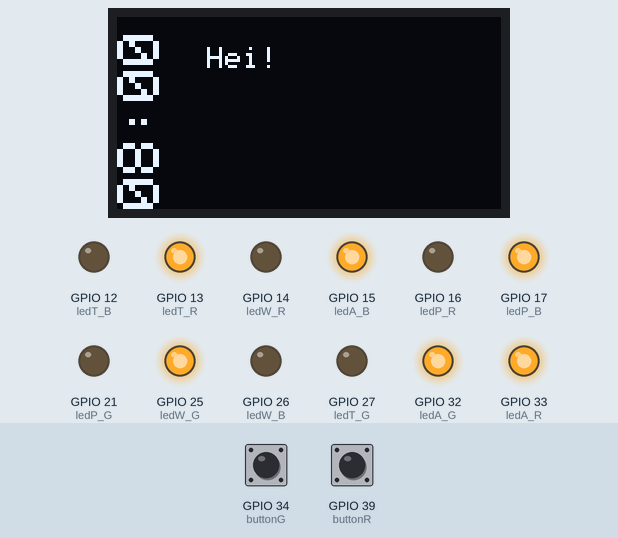
Recording of a sketch running on a simulated ESP32. On the bench: 128×64 one-colour display, output pins drawn as LEDs (lit = HIGH). The inputs (shaded band) are chosen by the test bench; at power-on: GPIO 39 (buttonR) LOW, GPIO 34 (buttonG) LOW. The display library's start-up logo is not drawn; what the sketch prints to the serial monitor is not drawn.

Above: at 2.7 s.
At 4.8 s:
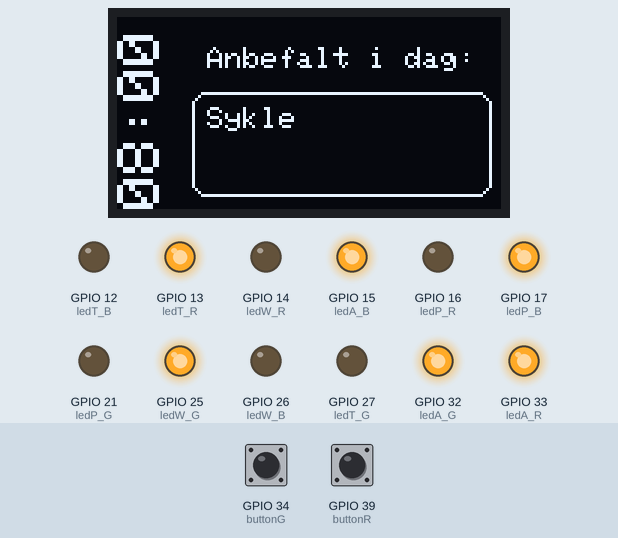
4.9 s: GPIO 39 (buttonR) pulled HIGH for 0.15 s
At 7.2 s:
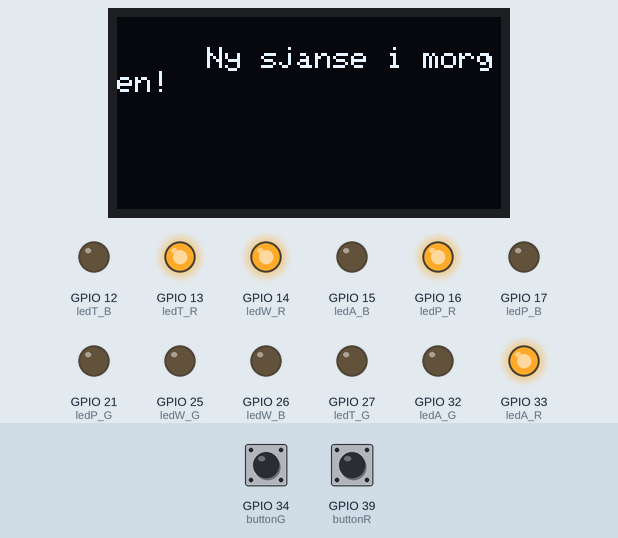
7.9 s: GPIO 39 (buttonR) driven HIGH
10.9 s: GPIO 34 (buttonG) pulled HIGH for 3.2 s
17.1 s: GPIO 39 (buttonR) driven LOW
At 22.8 s:
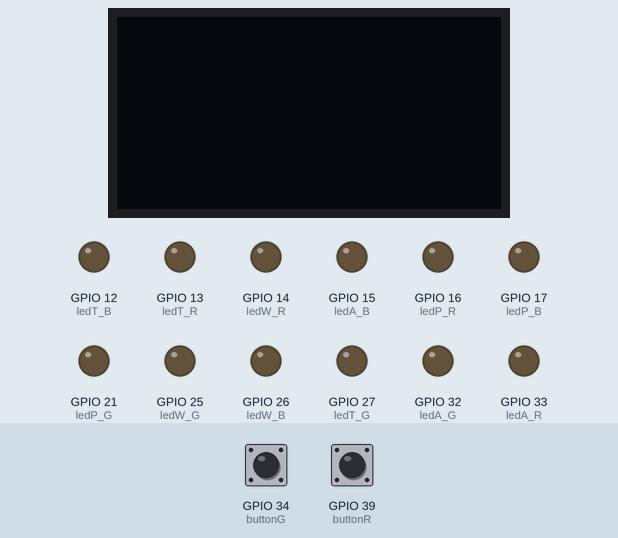
Timing chart, 0 to 23.5 s (numbered marks = the images above; inputs shaded):
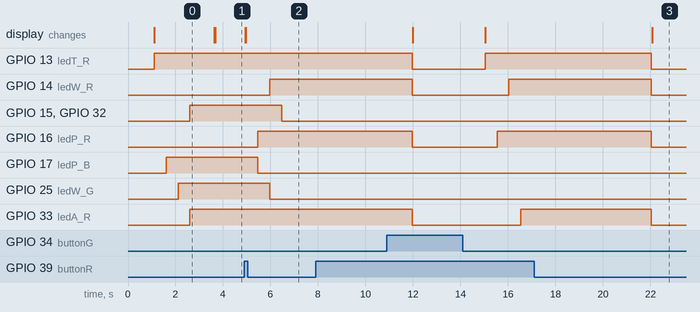

Measured:
- after the input at 4.9 s, GPIO 14 (ledW_R): LOW → HIGH after 1.1 s; GPIO 15 (ledA_B), GPIO 32 (ledA_G): HIGH → LOW after 1.6 s; GPIO 16 (ledP_R): LOW → HIGH after 0.57 s; GPIO 17 (ledP_B): HIGH → LOW after 0.57 s; GPIO 25 (ledW_G): HIGH → LOW after 1.1 s; the display: first changes at once (image 2 shows a later state)
- after the input at 7.9 s, every drawn part: stays the same
- after the input at 17.1 s, GPIO 13 (ledT_R), GPIO 14 (ledW_R), GPIO 16 (ledP_R): goes on until 22.0 s, then stays LOW
- what the display in image 0 shows lasts 2.5 s, from 1.1 s to 3.6 s

The sketch:

ESP.ino
```cpp
/* Sources:
- Adafruit OLED Test: https://learn.adafruit.com/adafruit-128x64-oled-featherwing/arduino-code
- RGB tips from ESP32io https://esp32io.com/tutorials/esp32-rgb-led
*/

#include <SPI.h>
#include <Wire.h>
#include <Adafruit_GFX.h>
#include <Adafruit_SH110X.h>

Adafruit_SH1107 display = Adafruit_SH1107(64, 128, &Wire);

const int buttonG = 34;
const int buttonR = 39;
int buttonGState = LOW;
int buttonRState = LOW;
int buttonGPresses=0;
int buttonRPresses=0;

//-----------------LEDS-----------------
//-----------------Temperature-----------------
const int ledT_R = 13;
const int ledT_B = 12;
const int ledT_G = 27;
int ledT_R_State = 0;
int ledT_B_State = 0;
int ledT_G_State = 0;
//-----------------Precipitation-----------------
const int ledP_R = 16;
const int ledP_B = 17;
const int ledP_G = 21;
int ledP_R_State = 0;
int ledP_B_State = 0;
int ledP_G_State = 0;
//-----------------Wind-----------------
const int ledW_R = 14;
const int ledW_B = 26;
const int ledW_G = 25;
int ledW_R_State = 0;
int ledW_B_State = 0;
int ledW_G_State = 0;
//-----------------Air-----------------
const int ledA_R = 33;
const int ledA_B = 15;
const int ledA_G = 32;
int ledA_R_State = 0;
int ledA_B_State = 0;
int ledA_G_State = 0;

unsigned long currentMillis; // how many millis ago did the device start?
const int second = 1000;
const int minute = 60000;
unsigned int elapsedMinutes;

// drawing methods
void drawRoundRect(uint16_t x0, uint16_t y0, uint16_t w, uint16_t h, uint16_t radius, uint16_t color);
void drawCircle(uint16_t x0, uint16_t y0, uint16_t r, uint16_t color);

// SCREEN METHODS
//TODO: Setting for cursor in different places?
// void cursorInMiddle() {display.display();}
//TODO: text wrap something??
//  display.println();   text inserts line break after content
// display.setRotation(R);    // 1=horizontal, 2=vertical right side, 3=flipped, 4=vertical left side

void addVerticalText(String text){
  display.setCursor(0, 0);
  display.setTextSize(2);
  display.setRotation(4);
  display.println(text);
  display.display();
}

void standardSettings(){
  display.setTextSize(1);
  display.setRotation(1);  // turns the screen to default
  display.setCursor(30, 10);
}

void addNormalText(String text){
  standardSettings();
  display.println(text);
  display.display();
}

void clearScreen(){
  display.clearDisplay();
  display.setCursor(5, 20);
  display.display();
}

void addWatch(int elapsedMinutes){
  display.setCursor(0, 0);
  display.setTextSize(2);
  display.setRotation(4);
  display.printf("08:%02i", elapsedMinutes);
}

void textBox(String text){
  standardSettings();
  display.drawRoundRect(25, 25, 100, 35, 5, 1);
  display.setCursor(30, 30);
  display.setTextSize(1);
  display.print(text);
  display.display();
}

void emptyBox(){
  standardSettings();
  display.drawRoundRect(25, 25, 100, 35, 5, 1);
  display.setCursor(30, 30);
  display.setTextSize(1);
  display.display();
}

// TODO: create function for each color change
//void colorChoice(char color){}


// Sets colors for rgbLED, R, B, G values
void setColors(char ledName, int R, int B, int G){
  switch(ledName){
    case 'T':
      digitalWrite(ledT_R, R);
      digitalWrite(ledT_B, B);
      digitalWrite(ledT_G, G);
      break;
    case 'P':
      digitalWrite(ledP_R, R);
      digitalWrite(ledP_B, B);
      digitalWrite(ledP_G, G);
      break;
    case 'W':
      digitalWrite(ledW_R, R);
      digitalWrite(ledW_B, B);
      digitalWrite(ledW_G, G);
      break;
    case 'A':
      digitalWrite(ledA_R, R);
      digitalWrite(ledA_B, B);
      digitalWrite(ledA_G, G);
      break;
  }
}

void setup() {
  Serial.begin(115200);  // communicates with serial monitor
  Serial.print("Restart\n");
  display.begin(0x3C, true);
  display.display();
  currentMillis = millis();
  elapsedMinutes = round(currentMillis/minute);

  pinMode(buttonG, INPUT);
  pinMode(buttonR, INPUT);
  pinMode(ledT_R, OUTPUT);
  pinMode(ledT_B, OUTPUT);
  pinMode(ledT_G, OUTPUT);
  pinMode(ledP_R, OUTPUT);
  pinMode(ledP_B, OUTPUT);
  pinMode(ledP_G, OUTPUT);
  pinMode(ledW_R, OUTPUT);
  pinMode(ledW_B, OUTPUT);
  pinMode(ledW_G, OUTPUT);
  pinMode(ledA_R, OUTPUT);
  pinMode(ledA_B, OUTPUT);
  pinMode(ledA_G, OUTPUT);

//-----------------SCREEN-----------------
  delay(1000);
  clearScreen();
  display.setTextColor(1);
  addWatch(elapsedMinutes);
  addNormalText("Hei!");

  setColors('T', 1, 0, 0);
  delay(500);
  setColors('P', 0, 1, 0);
  delay(500);
  setColors('W', 0, 0, 1);
  delay(500);
  setColors('A', 1, 1, 1);
  delay(1000);
  clearScreen();
}

void loop() {
  currentMillis = millis();
  elapsedMinutes = floor(currentMillis/minute);
  int min = round(currentMillis/minute);

  buttonGState = digitalRead(buttonG);
  buttonRState = digitalRead(buttonR);
  ledT_R_State = digitalRead(ledT_R);
  ledT_B_State = digitalRead(ledT_B);
  ledT_G_State = digitalRead(ledT_G);
  ledP_R_State = digitalRead(ledP_R);
  ledP_B_State = digitalRead(ledP_B);
  ledP_G_State = digitalRead(ledP_G);
  ledW_R_State = digitalRead(ledW_R);
  ledW_B_State = digitalRead(ledW_B);
  ledW_G_State = digitalRead(ledW_G);
  ledA_R_State = digitalRead(ledA_R);
  ledA_B_State = digitalRead(ledA_B);
  ledA_G_State = digitalRead(ledA_G);

  if(buttonGState == HIGH) {
    buttonGPresses++;
    delay(second);
  } else if (buttonRState == HIGH) {
    buttonRPresses++;
    clearScreen();
    addNormalText("Ny sjanse i morgen!");
    setColors('T', 1, 0, 0);
    delay(500);
    setColors('P', 1, 0, 0);
    delay(500);
    setColors('W', 1, 0, 0);
    delay(500);
    setColors('A', 1, 0, 0);
    delay(500);
    delay(5000);
    setColors('T', 0, 0, 0);
    setColors('P', 0, 0, 0);
    setColors('W', 0, 0, 0);
    setColors('A', 0, 0, 0);
    clearScreen();
  } else {
    if (buttonGPresses == 0 && buttonRPresses == 0){
        addWatch(elapsedMinutes);
        addNormalText("Anbefalt i dag:");
        textBox("Sykle");
      while (elapsedMinutes == min && min != 0){
        clearScreen();
        break;
      }
    } else {
      delay(second);
      }
    }
}
```
